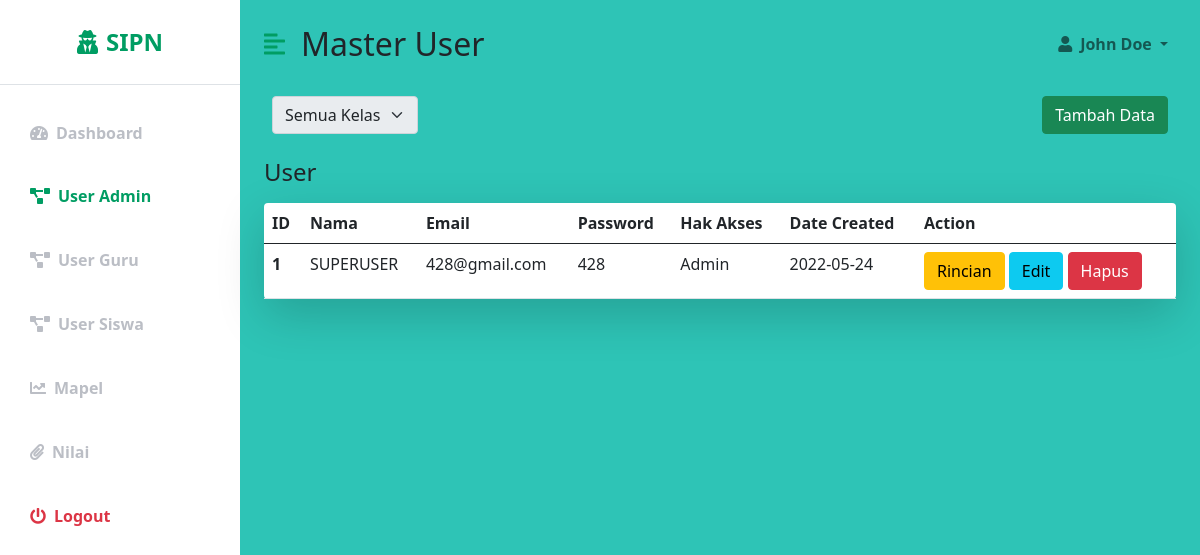
/user-admin/user.php, run on an earlier commit of the app's database.
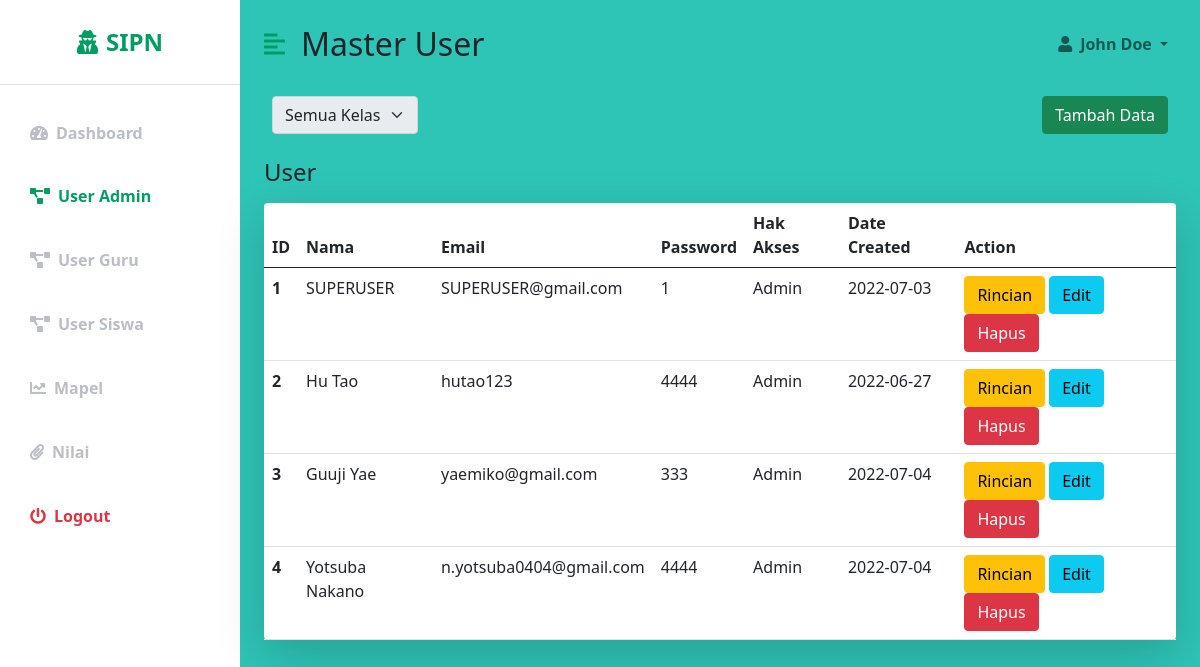
And on a later commit of the database.
### tables this page shows
CREATE TABLE `detail_user` (
  `id_detail` int(11) NOT NULL AUTO_INCREMENT,
  `id_user` varchar(10) DEFAULT NULL,
  `nama` varchar(50) DEFAULT NULL,
  `jk` varchar(2) DEFAULT NULL,
  `tgl_lahir` date DEFAULT NULL,
  `id_kelas` varchar(10) DEFAULT NULL,
  `absen` varchar(2) DEFAULT NULL,
  PRIMARY KEY (`id_detail`),
  KEY `id_user` (`id_user`),
  KEY `id_kelas` (`id_kelas`),
  CONSTRAINT `detail_user_ibfk_1` FOREIGN KEY (`id_user`) REFERENCES `user_sistem` (`id_user`),
  CONSTRAINT `detail_user_ibfk_2` FOREIGN KEY (`id_kelas`) REFERENCES `kelas` (`id_kelas`)
);

CREATE TABLE `user_sistem` (
  `id_user` varchar(10) NOT NULL,
  `password` varchar(50) DEFAULT NULL,
  `email` varchar(50) DEFAULT NULL,
  `hak_akses` int(2) DEFAULT NULL,
  `date_created` date DEFAULT NULL,
  PRIMARY KEY (`id_user`)
);

### config/functions.php (called while the page is built, shortened)
<?php
include_once "koneksi.php";
class Functions
{
	function getUserAdmin()
	{
		global $conn;
		$sql = "SELECT us.id_user AS ID, du.nama, us.email, us.password AS Pass, us.hak_akses, us.date_created FROM user_sistem us, detail_user du WHERE us.id_user=du.id_user AND us.hak_akses = 1 ORDER BY us.id_user ASC";
		$result = $conn->query($sql);
		return $result;
	}
}

### user-admin/user.php (the view, shortened to what this page needs)
<?php
include_once "../config/koneksi.php";
include_once "../config/library.php";
require_once "../config/functions.php";
$fun = new Functions();
?>
<!DOCTYPE html>
<html lang="en">
<head>
    <link rel="stylesheet" href="../style.css" />
</head>
<body>
    <div class="d-flex" id="wrapper">
        <div class="bg-white" id="sidebar-wrapper">
            <div class="sidebar-heading text-center py-4 primary-text fs-4 fw-bold text-uppercase border-bottom"><i class="fas fa-user-secret me-2"></i>SIPN</div>
            <div class="list-group list-group-flush my-3">
                <a href="#" class="list-group-item list-group-item-action bg-transparent second-text fw-bold"><i class="fas fa-tachometer-alt me-2"></i>Dashboard</a>
                <a href="../user-admin/user.php" class="list-group-item list-group-item-action bg-transparent second-text active"><i class="fas fa-project-diagram me-2"></i>User Admin</a>
                <a href="../user-admin/user-guru.php" class="list-group-item list-group-item-action bg-transparent second-text fw-bold"><i class="fas fa-project-diagram me-2"></i>User Guru</a>
                <a href="../user-admin/user-siswa.php" class="list-group-item list-group-item-action bg-transparent second-text fw-bold"><i class="fas fa-project-diagram me-2"></i>User Siswa</a>
                <a href="../user-admin/kbm.php" class="list-group-item list-group-item-action bg-transparent second-text fw-bold"><i class="fas fa-chart-line me-2"></i>Mapel</a>
                <a href="../user-admin/nilai.php" class="list-group-item list-group-item-action bg-transparent second-text fw-bold"><i class="fas fa-paperclip me-2"></i>Nilai</a>
                <a href="#" class="list-group-item list-group-item-action bg-transparent text-danger fw-bold"><i class="fas fa-power-off me-2"></i>Logout</a>
            </div>
        </div>
        <div id="page-content-wrapper">
            <nav class="navbar navbar-expand-lg navbar-light bg-transparent py-4 px-4">
                <div class="d-flex align-items-center">
                    <em class="fas fa-align-left primary-text fs-4 me-3" id="menu-toggle"></em>
                    <h2 class="fs-2 m-0">Master User</h2>
                </div>
                <div class="collapse navbar-collapse" id="navbarSupportedContent">
                    <ul class="navbar-nav ms-auto mb-2 mb-lg-0">
                        <li class="nav-item dropdown">
                            <a class="nav-link dropdown-toggle second-text fw-bold" href="#" id="navbarDropdown" role="button" data-bs-toggle="dropdown" aria-expanded="false">
                                <em class="fas fa-user me-2"></em>John Doe
                            </a>
                        </li>
                    </ul>
                </div>
            </nav>
            <div class="container-fluid px-4">
                <div class="d-flex mb-3">
                    <div class="p-2">
                        <select class="form-select" aria-label="Default select example" id="pilih_kelas" disabled>
                            <option selected value="0">Semua Kelas</option>
                        </select>
                    </div>
                    <div class="ms-auto p-2">
                        <a href="../user-admin/tambah-data-user.php" class="btn btn-success float-start">Tambah Data</a>
                    </div>
                </div>
                <div class="row my-3">
                    <h3 class="fs-4 mb-3">User</h3>
                    <div class="col">
                        <table class="table bg-white rounded shadow-lg  table-hover" id='tabel_admin'>
                            <thead>
                                <tr>
                                    <th scope="col">ID</th>
                                    <th scope="col">Nama</th>
                                    <th scope="col">Email</th>
                                    <th scope="col">Password</th>
                                    <th scope="col">Hak Akses</th>
                                    <th scope="col">Date Created</th>
                                    <th scope="col">Action</th>
                                </tr>
                            </thead>
                            <tbody>
                                <?php
                                $result = $fun->getUserAdmin();
                                if ($result && $result->num_rows > 0) {
                                    while ($row = $result->fetch_assoc()) { ?>
                                        <tr>
                                            <th scope="row" id="rowAdmin"><?= $row["ID"]; ?></th>
                                            <td> <?= $row["nama"]; ?> </td>
                                            <td> <?= $row["email"]; ?> </td>
                                            <td> <?= $row["Pass"]; ?> </td>
                                            <td> <?php if ($row["hak_akses"] == 1) {
                                                        echo "Admin";
                                                    }; ?> </td>
                                            <td> <?= $row["date_created"]; ?> </td>
                                            <td>
                                                <button type="button" class="btn btn-warning" data-bs-toggle="modal" data-bs-target="#exampleModal">
                                                    Rincian
                                                </button>
                                                <button type="button" class="btn btn-info" data-bs-toggle="modal" data-bs-target="#editDataAdmin" id="btnUpdateData">
                                                    Edit
                                                </button>
                                                <a href="#" class="btn btn-danger" id="btnHapusData">Hapus</a>
                                            </td>
                                        </tr>
                                <?php }
                                } ?>
                            </tbody>
                        </table>
                    </div>
                </div>
            </div>
        </div>
    </div>
</body>
</html>

### config/library.php (shortened to what this page needs)
<!DOCTYPE html>
<html>
<head>
    <link href="https://cdn.jsdelivr.net/npm/bootstrap@5.0.0-beta3/dist/css/bootstrap.min.css" rel="stylesheet" />
    <link rel="stylesheet" href="https://cdnjs.cloudflare.com/ajax/libs/font-awesome/5.15.3/css/all.min.css" />
    <link rel="stylesheet" href="../style.css" />
    <link rel='stylesheet' href='https://cdn.jsdelivr.net/npm/sweetalert2@7.12.15/dist/sweetalert2.min.css'>
</head>
<body>
</body>
</html>

### style.css (style rules this page uses)
html { font-size: 1rem; }
:root { --main-bg-color: #65a6b2; --main-text-color: #009d63; --second-text-color: #bbbec5; --second-bg-color: #c1efde; }
.primary-text { color: var(--main-text-color); }
.second-text { color: var(--second-text-color); }
#wrapper { overflow-x: hidden; background-color: #2ec4b6; }
#sidebar-wrapper { min-height: 100vh; margin-left: -15rem; -webkit-transition: margin 0.25s ease-out; -moz-transition: margin 0.25s ease-out; -o-transition: margin 0.25s ease-out; transition: margin 0.25s ease-out; }
#sidebar-wrapper .sidebar-heading { padding: 0.875rem 1.25rem; font-size: 1.2rem; }
#sidebar-wrapper .list-group { width: 15rem; }
#page-content-wrapper { min-width: 100vw; }
#menu-toggle { cursor: pointer; }
.list-group-item { border: none; padding: 20px 30px; }
.list-group-item.active { background-color: transparent; color: var(--main-text-color); font-weight: bold; border: none; }
@media (min-width: 768px) { #sidebar-wrapper { margin-left: 0; } }
@media (min-width: 768px) { #page-content-wrapper { min-width: 0; width: 100%; } }

What changed in the data, as far as the page shows it:
removed detail_user: id_user.id_user "1", nama "SUPERUSER", id_user.email "428@gmail.com", id_user.password "428", id_user.date_created "2022-05-24"
added detail_user: id_user.id_user "1", nama "SUPERUSER", id_user.email "SUPERUSER@gmail.com", id_user.password "1", id_user.date_created "2022-07-03"
added detail_user: id_user.id_user "2", nama "Hu Tao", id_user.email "hutao123", id_user.password "4444", id_user.date_created "2022-06-27"
added detail_user: id_user.id_user "3", nama "Guuji Yae", id_user.email "yaemiko@gmail.com", id_user.password "333", id_user.date_created "2022-07-04"
added detail_user: id_user.id_user "4", nama "Yotsuba Nakano", id_user.email "n.yotsuba0404@gmail.com", id_user.password "4444", id_user.date_created "2022-07-04"
